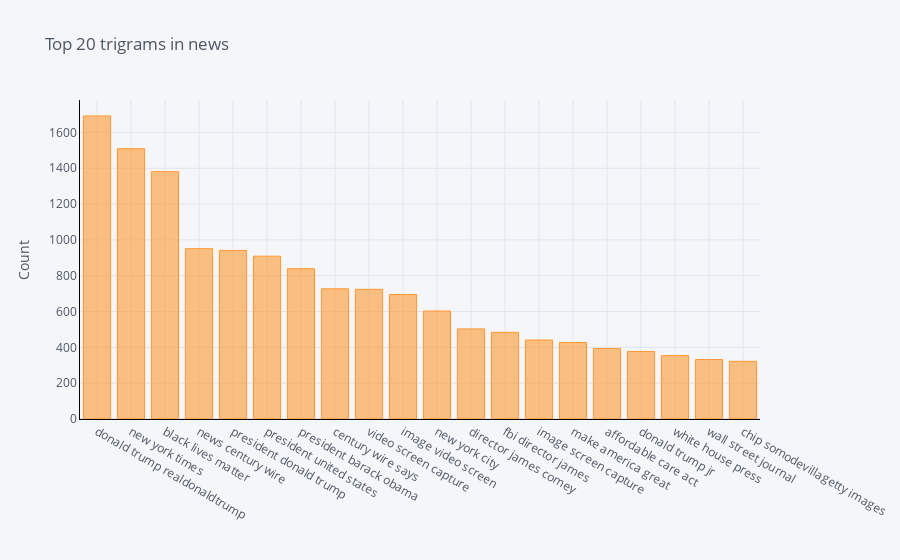

Notebook cell for this chart:
### Code cell
# Fake
# Function to get top trigram words
def get_top_n_trigram(corpus, n=None):
    vec = CountVectorizer(ngram_range=(3, 3), stop_words='english').fit(corpus)
    bag_of_words = vec.transform(corpus)
    sum_words = bag_of_words.sum(axis=0) 
    words_freq = [(word, sum_words[0, idx]) for word, idx in vec.vocabulary_.items()]
    words_freq =sorted(words_freq, key = lambda x: x[1], reverse=True)
    return words_freq[:n]

# Calling function and return only top 20 words
common_words = get_top_n_trigram(clean_news_fake['news'], 20)
 
# Printing word and their respective frequencies
for word, freq in common_words:
    print(word, freq)

# Creating a dataframe with words and count
df6 = pd.DataFrame(common_words, columns = ['news' , 'count'])

# Grouping the words and plotting their frequencies
df6.groupby('news').sum()['count'].sort_values(ascending=False).iplot(
    kind='bar', yTitle='Count', linecolor='black', title='Top 20 trigrams in news')

### Figure 1 — Plotly figure (JSON) as saved in the notebook; plotly's stock layout.template omitted (floating-point values rounded to 4 significant figures)
{"data": [{"marker": {"color": "rgba(255, 153, 51, 0.6)", "line": {"color": "rgba(255, 153, 51, 1.0)", "width": 1}}, "name": "count", "orientation": "v", "text": "", "type": "bar", "x": ["donald trump realdonaldtrump", "new york times", "black lives matter", "news century wire", "president donald trump", "president united states", "president barack obama", "century wire says", "video screen capture", "image video screen", "new york city", "director james comey", "fbi director james", "image screen capture", "make america great", "affordable care act", "donald trump jr", "white house press", "wall street journal", "chip somodevillagetty images"], "y": [1692, 1509, 1381, 951, 941, 909, 839, 727, 724, 695, 603, 503, 484, 441, 427, 394, 377, 354, 332, 322]}], "layout": {"legend": {"bgcolor": "#F5F6F9", "font": {"color": "#4D5663"}}, "paper_bgcolor": "#F5F6F9", "plot_bgcolor": "#F5F6F9", "title": {"font": {"color": "#4D5663"}, "text": "Top 20 trigrams in news"}, "xaxis": {"gridcolor": "#E1E5ED", "linecolor": "black", "showgrid": true, "tickfont": {"color": "#4D5663"}, "title": {"font": {"color": "#4D5663"}, "text": ""}, "zerolinecolor": "#E1E5ED"}, "yaxis": {"gridcolor": "#E1E5ED", "linecolor": "black", "showgrid": true, "tickfont": {"color": "#4D5663"}, "title": {"font": {"color": "#4D5663"}, "text": "Count"}, "zerolinecolor": "#E1E5ED"}}}
